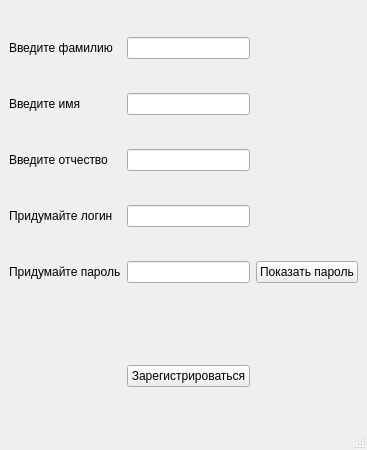
<?xml version="1.0" encoding="UTF-8"?>
<ui version="4.0">
 <class>Registration</class>
 <widget class="QMainWindow" name="Registration">
  <property name="geometry">
   <rect>
    <x>0</x>
    <y>0</y>
    <width>367</width>
    <height>450</height>
   </rect>
  </property>
  <property name="windowTitle">
   <string>Регистрация</string>
  </property>
  <widget class="QWidget" name="centralwidget">
   <layout class="QGridLayout" name="gridLayout">
    <item row="1" column="0">
     <widget class="QLabel" name="label">
      <property name="text">
       <string>Введите имя</string>
      </property>
     </widget>
    </item>
    <item row="1" column="1">
     <widget class="QLineEdit" name="name_edit"/>
    </item>
    <item row="3" column="0">
     <widget class="QLabel" name="label_6">
      <property name="text">
       <string>Введите отчество</string>
      </property>
     </widget>
    </item>
    <item row="6" column="0" colspan="2">
     <widget class="QLabel" name="error_label">
      <property name="sizePolicy">
       <sizepolicy hsizetype="Minimum" vsizetype="Fixed">
        <horstretch>0</horstretch>
        <verstretch>0</verstretch>
       </sizepolicy>
      </property>
      <property name="text">
       <string/>
      </property>
     </widget>
    </item>
    <item row="5" column="1">
     <widget class="QLineEdit" name="password_edit">
      <property name="echoMode">
       <enum>QLineEdit::Password</enum>
      </property>
     </widget>
    </item>
    <item row="5" column="2">
     <widget class="QPushButton" name="hide_password_btn">
      <property name="text">
       <string>Показать пароль</string>
      </property>
     </widget>
    </item>
    <item row="4" column="1">
     <widget class="QLineEdit" name="login_edit"/>
    </item>
    <item row="4" column="0">
     <widget class="QLabel" name="label_3">
      <property name="text">
       <string>Придумайте логин</string>
      </property>
     </widget>
    </item>
    <item row="3" column="1">
     <widget class="QLineEdit" name="patronymic_edit"/>
    </item>
    <item row="5" column="0">
     <widget class="QLabel" name="label_4">
      <property name="text">
       <string>Придумайте пароль</string>
      </property>
     </widget>
    </item>
    <item row="7" column="1">
     <widget class="QPushButton" name="pushButton">
      <property name="text">
       <string>Зарегистрироваться</string>
      </property>
     </widget>
    </item>
    <item row="0" column="0">
     <widget class="QLabel" name="label_2">
      <property name="text">
       <string>Введите фамилию</string>
      </property>
     </widget>
    </item>
    <item row="0" column="1">
     <widget class="QLineEdit" name="surname_edit"/>
    </item>
   </layout>
  </widget>
  <widget class="QStatusBar" name="statusbar"/>
 </widget>
 <resources/>
 <connections/>
</ui>
